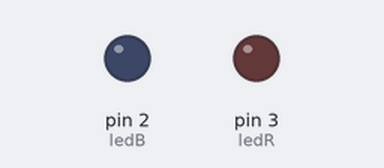
A sketch run on a simulated Arduino Uno, built with avr-gcc and run on an emulated ATmega328P. Parts: output pins drawn as LEDs (lit = HIGH).

Above: at 0.05 s.
At 1.75 s:
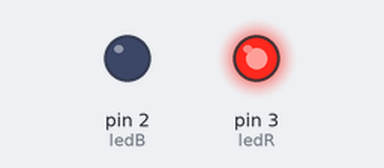
At 5.45 s:
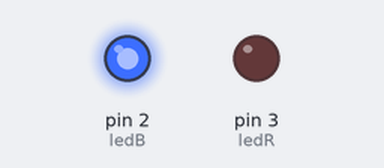
Timing chart, 0 to 6.4 s (numbered marks = the images above):
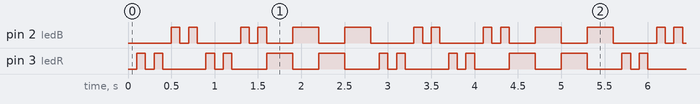

Measured:
- by itself, pin 2 (ledB): repeats every 2.8 s: LOW 0.10 s, HIGH 0.10 s, LOW 0.50 s, HIGH 0.10 s, LOW 0.10 s, HIGH 0.10 s, 2 × (LOW 0.30 s, HIGH 0.30 s), LOW 0.50 s, HIGH 0.10 s
- by itself, pin 3 (ledR): repeats every 2.8 s: LOW 0.10 s, HIGH 0.10 s, LOW 0.50 s, HIGH 0.10 s, LOW 0.10 s, HIGH 0.10 s, LOW 0.40 s, HIGH 0.30 s, LOW 0.30 s, HIGH 0.30 s, LOW 0.40 s, HIGH 0.10 s

The sketch:

flash2.ino
```cpp
int ledR = 3, ledB = 2, timeCh = 100;

void setup() {
 pinMode(ledR, OUTPUT);
 pinMode(ledB, OUTPUT);
}

void loop() {
  for (int z = 0; z < 2; z++){
    for (int i = 0; i < 4; i++){
      if (i < 2){
        for (int y = 0; y < 2; y++){
          digitalWrite(ledB, 0);
          digitalWrite(ledR, y);
          delay(timeCh);
        }
      } else {
        for (int y = 0; y < 2; y++){
          digitalWrite(ledB, y);
          digitalWrite(ledR, 0);
          delay(timeCh);
        }
      }
   }
  }
  for (int y = 0; y < 2; y++){
      digitalWrite(ledB, 0);
      digitalWrite(ledR, 1);
      delay(timeCh*3);
      digitalWrite(ledB, 1);
      digitalWrite(ledR, 0);
      delay(timeCh*3);
    }
}
```
